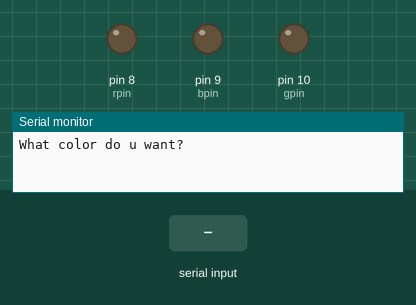
Recording of a sketch running on a simulated Arduino Uno, built with avr-gcc and run on an emulated ATmega328P. Shown: output pins drawn as LEDs (lit = HIGH), the last lines printed to the serial monitor. The test bench sets the inputs (shaded band).

Above: at 1.2 s.
1.3 s: "red" received over Serial
At 2.6 s:
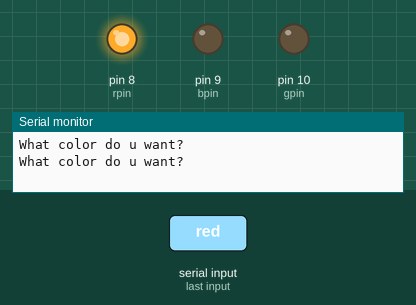
3.8 s: "green" received over Serial
At 5.7 s:
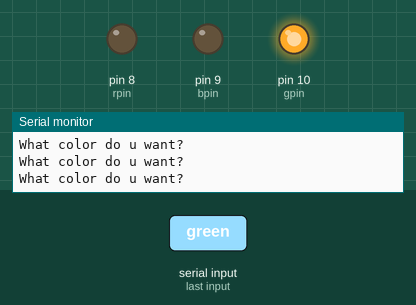
6.3 s: "blue" received over Serial
At 7.6 s:
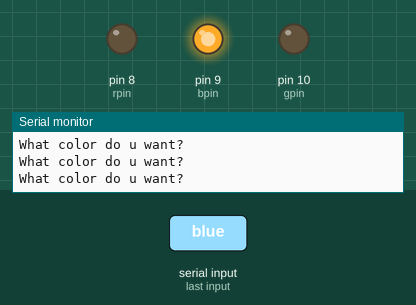
8.8 s: "Red" received over Serial
At 10.7 s:
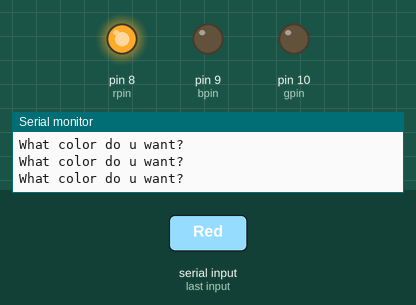
11.3 s: "Green" received over Serial
At 12.6 s:
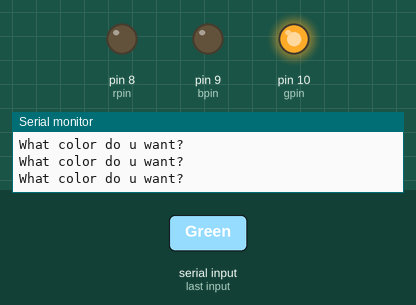
Timing chart, 0 to 14.3 s (numbered marks = the images above; inputs shaded):
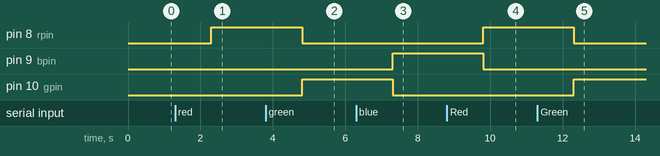

Measured:
- after the input at 1.3 s, pin 8 (rpin): LOW → HIGH after 1.0 s
- after the input at 3.8 s, pin 8 (rpin): HIGH → LOW after 1.0 s; pin 10 (gpin): LOW → HIGH after 1.0 s
- after the input at 6.3 s, pin 9 (bpin): LOW → HIGH after 1.0 s; pin 10 (gpin): HIGH → LOW after 1.0 s
- after the input at 8.8 s, pin 8 (rpin): LOW → HIGH after 1.0 s; pin 9 (bpin): HIGH → LOW after 1.0 s
- after the input at 11.3 s, pin 8 (rpin): HIGH → LOW after 1.0 s; pin 10 (gpin): LOW → HIGH after 1.0 s

The sketch:

tutorial20.ino
```cpp
int rpin=8;
int gpin=10;
int bpin=9;
String color;
String msg="What color do u want?";
void setup()
{
  Serial.begin(9600);
  pinMode(rpin,OUTPUT);
  pinMode(gpin,OUTPUT);
  pinMode(bpin,OUTPUT);
}

void loop()
{
  Serial.println(msg);
  while(Serial.available()==0){
    }
  color=Serial.readString();

  if(color=="red" || color=="Red")
  {digitalWrite(rpin,HIGH);
   digitalWrite(gpin,LOW);
   digitalWrite(bpin,LOW);}
  if(color=="green" || color=="Green")
  {digitalWrite(rpin,LOW);
   digitalWrite(gpin,HIGH);
   digitalWrite(bpin,LOW);}
  if(color=="blue" || color=="Blue")
  {digitalWrite(rpin,LOW);
   digitalWrite(gpin,LOW);
   digitalWrite(bpin,HIGH);}


}
```
